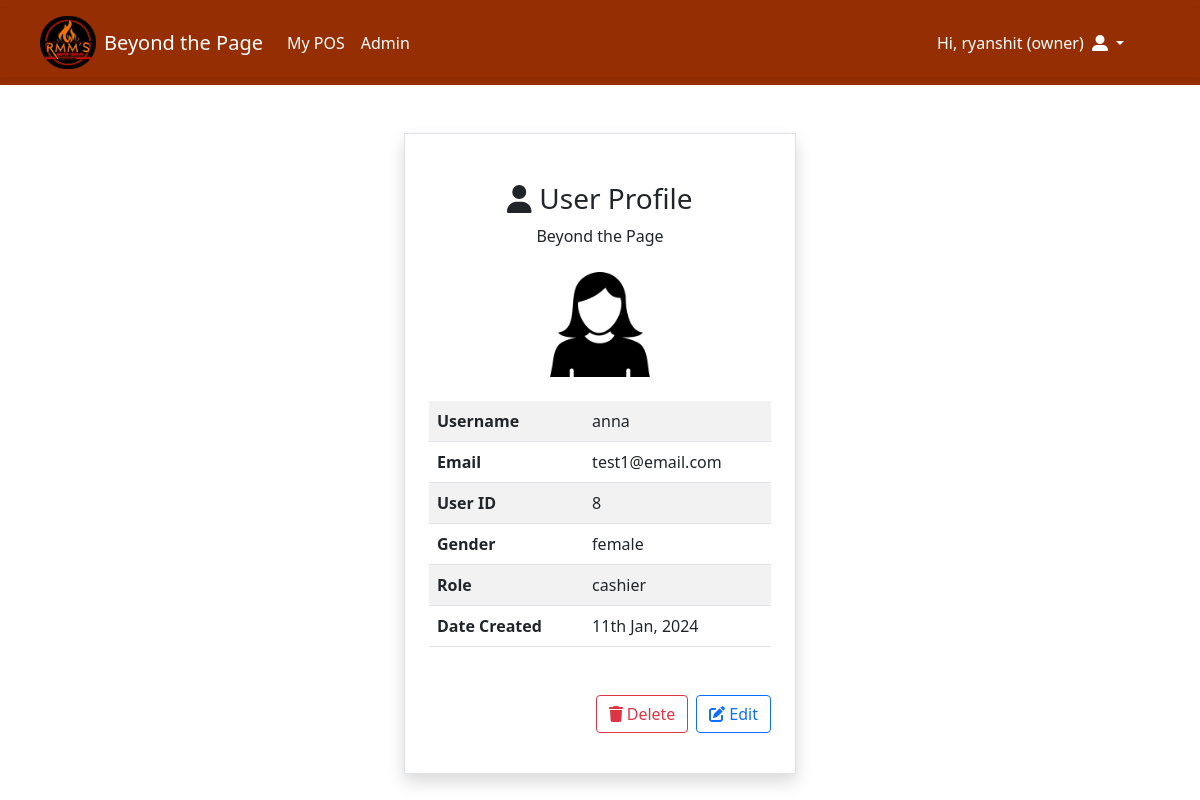
Page /index.php?page=profile&id=8 (signed in) on the committed database.
### tables this page shows
CREATE TABLE `users` (
  `id` int(11) NOT NULL,
  `username` varchar(30) NOT NULL,
  `email` varchar(100) NOT NULL,
  `password` varchar(255) NOT NULL,
  `date` datetime NOT NULL,
  `image` varchar(500) NOT NULL,
  `role` varchar(60) NOT NULL,
  `gender` varchar(6) NOT NULL DEFAULT 'male',
  `remove_user` tinyint(1) NOT NULL DEFAULT 1
);

### app/core/init.php (called while the page is built, shortened)
<?php
require "../app/core/functions.php";
require "../app/core/database.php";
require "../app/core/model.php";
function myfunction($classname)
{
	$filename = "../app/models/".ucfirst($classname) . ".php";
}

### app/core/model.php (called while the page is built, shortened)
<?php
class Model extends Database
{
	public function first($data)
	{
		$keys = array_keys($data);
		$query = "select * from $this->table where ";
		foreach ($keys as $key) {
			$query .= "$key = :$key && ";
		}
		$query = trim($query,"&& ");
		$db = new Database;
		if($res = $db->query($query,$data))
		{
			return $res[0];
		}
		return false;
	}
}

### app/core/database.php (called while the page is built)
<?php
class Database
{
	protected function db_connect(){
	    $DBHOST = "localhost";
	    $DBNAME = "db_btp";
	    $DBUSER = "root";
	    $DBPASS = "";
	    $DBDDRIVER = "mysql";
	    try{
	        $con = new PDO("$DBDDRIVER:host=$DBHOST;dbname=$DBNAME",$DBUSER,$DBPASS);
	    }catch(PDOException $e){
	        echo $e->getMessage();
	    }
	    return $con;
	}
	public function query($query,$data = array())
	{
		$con = $this->db_connect();
		$smt = $con->prepare($query);
		$check = $smt->execute($data);
		if($check)
		{
			$result = $smt->fetchAll(PDO::FETCH_ASSOC);
			if(is_array($result) && count($result) > 0){
				return $result;
			}
		}
		return false;
	}
}

### app/core/functions.php (called while the page is built, shortened)
<?php
function esc($str)
{
    return htmlspecialchars($str);
}
function crop($filename,$size = 400,$type = 'product')
{
    $ext = strtolower(pathinfo($filename,PATHINFO_EXTENSION));
    $cropped_file = preg_replace("/\.$ext$/", "_cropped.".$ext, $filename);
    if(!file_exists($filename))
    {
        if($type == "male"){
            return 'assets/img/male-icon.jpg';
        }else
        if($type == "female"){
            return 'assets/img/female-user-icon.png';
        }else{
            return 'assets/img/no_image.jpg';
        }
    }
    return $cropped_file;
}
function get_date($date)
{
    return date("jS M, Y",strtotime($date));
}

### app/views/auth/profile.view.php (the view, shortened to what this page needs)
<div class="container-fluid border col-lg-4 col-md-5 mt-5 p-4 pt-5 shadow">
            <?php  if(is_array($row)):?>
            <center>
                <h3><i class="fa fa-user"></i> User Profile</h3>
                <div><?=esc(APP_NAME)?></div>
            </center>
            <br>
            <center><img src="<?=crop($row['image'],400,$row['gender'])?>" style="width: 100%;max-width:100px;" ></center>
            <table class="table table-responsive  table-hover table-striped">
                <br>
                    <th>Username</th><td><?=$row['username']?></td>
                <tr>
                    <th>Email</th><td><?=$row['email']?></td>
                </tr>
                <tr>
                    <th>User ID</th><td><?=$row['id']?></td>
                </tr>
                <tr>
                    <th>Gender</th><td><?=$row['gender']?></td>
                </tr>
                <tr>
                    <th>Role</th><td><?=$row['role']?></td>
                </tr>
                <tr>
                    <th>Date Created</th><td><?=get_date($row['date'])?></td>
                </tr>
            </table>
            <br>
            <a href="index.php?page=user-edit&id=<?=$row['id']?>">
                <button class="btn btn-outline-primary float-end my-auto mb-3 mt-2"><i class="fa-solid fa-pen-to-square me-1"></i>Edit</button>
            </a>
            <a href="index.php?page=user-delete&id=<?=$row['id']?>">
                <button class="mb-3 mt-2 btn btn-outline-danger float-end me-2"><i class="fa-solid fa-trash me-1"></i>Delete</button>
            </a>
            <div class="clearfix"></div>
        <?php else:?>
            <div class="alert alert-danger text-center">User not found!</div>
        <?php endif;?>
    </div>

### public/assets/css/solid.css (style rules this page uses)
:root, :host { --fa-style-family-classic: 'Font Awesome 6 Free'; --fa-font-solid: normal 900 1em/1 'Font Awesome 6 Free'; }

### public/assets/css/main.css (style rules this page uses)
body a { text-decoration-style: none; }

### rows in the picture
users: image+gender (picture), username "anna", email "test1@email.com", id "8", gender "female", role "cashier", date "11th Jan, 2024"

### other values in the picture
APP_NAME "Beyond the Page"
auth('username') "ryanshit"
AUTH::get('role') "owner"
